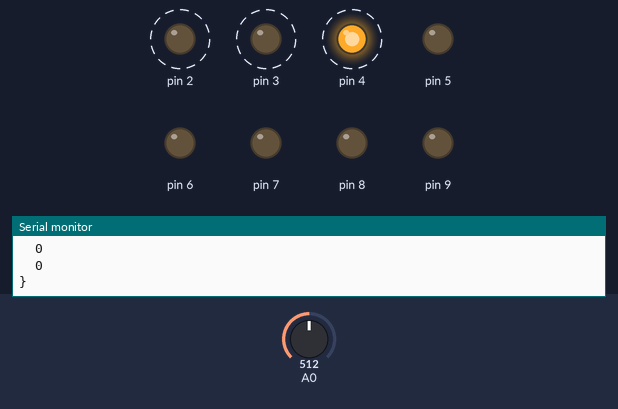
A sketch run on a simulated Arduino Uno, built with avr-gcc and run on an emulated ATmega328P. Parts: output pins drawn as LEDs (lit = HIGH), the last lines printed to the serial monitor. Dashed ring = blinking. Inputs (shaded band) come from the test bench; at power-on: A0 = 512. Pins used as bus, display or sensor lines are not drawn.

Above: at 1.2 s.
1.3 s: A0 set to 68
At 4.21 s:
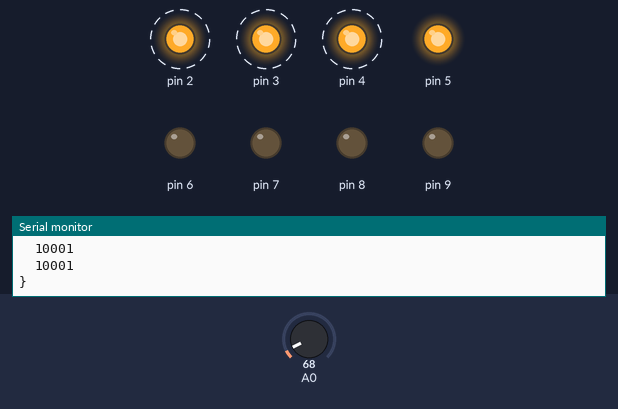
4.3 s: A0 set to 57
At 6.33 s:
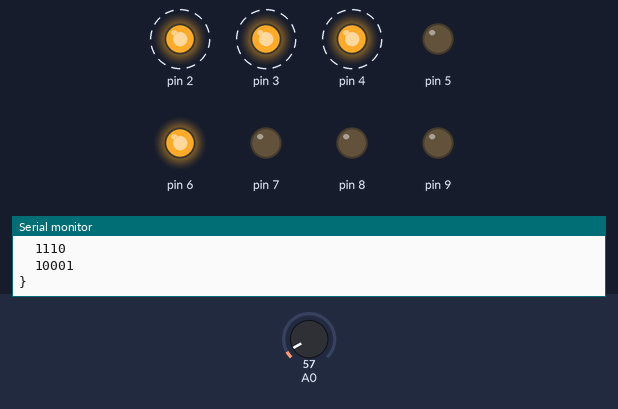
10.3 s: A0 set to 122
19.3 s: A0 set to 266
At 28.04 s:
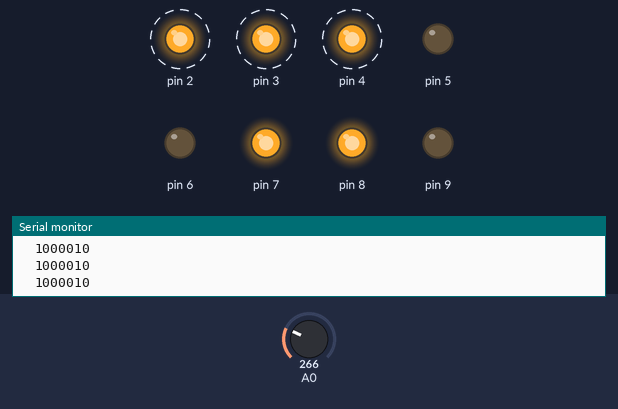
Timing chart, 0 to 28.1 s (numbered marks = the images above; inputs shaded):
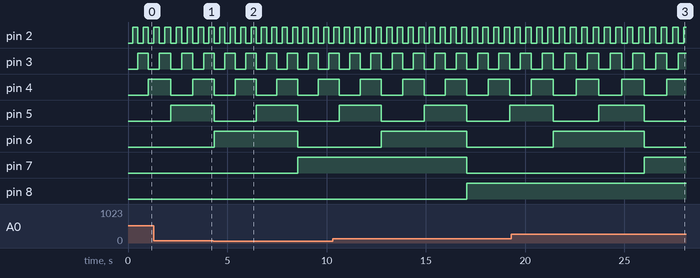

The sketch:

Arduino_Mux_R2R_Test.ino
```cpp
int s0 = 10;
int s1 = 11;
int s2 = 12;

byte grid[8] = {0, 0, 0, 0, 0, 0, 0, 0};

void setup() {
  Serial.begin(9600);

  // Use pins 2-9 as output
  // PORTD is preferable as it can be set the following ways:
  //  PORTD = B00000001;
  //  PORTD = 1;
  // However, using PORTD disables serial...
  for (int i = 2; i < 10; i++) {
    pinMode(i, OUTPUT);
  }

  pinMode(s0, OUTPUT);
  pinMode(s1, OUTPUT);
  pinMode(s2, OUTPUT);
}

void loop() {
  for (int i = 0, muxPin = 0, gridIndex = 0; i < 256; i++) {
    // Loop through each pin, LSB to MSB
    for (int j = 0; j < 8; j++) {
      int pin = j+2;

      // Read the jth bit from i
      // Old style way:
      //   i & 0x01
      //   (i>>1) & 0x01
      //   etc...
      digitalWrite(
        pin,
        bitRead(i, j)
      );
    }

    // Set which pin to input from mux
    digitalWrite(s0, bitRead(muxPin, 0));
    digitalWrite(s1, bitRead(muxPin, 1));
    digitalWrite(s1, bitRead(muxPin, 1));

    int reading = nearestMultiple(analogRead(A0), 4) >> 2;

    grid[gridIndex] = reading;

    muxPin = (muxPin + 1) % 4;
    gridIndex = (gridIndex + 1) % 8;

    delay(250);

    Serial.println("Grid {");
      for (int j = 0; j < 8; j++) {
        Serial.print("  ");
        Serial.println(grid[j], BIN);
      }
    Serial.println("}");
  }
}

// Clean the input so we only get multiples of 4
int nearestMultiple(int num, int factor) {
    return (num - (num % factor));
}
```

Measured:
- the behaviour switches between 64 and 63 on A0 (found by bisection; images 1 and 2)
- after the input at 19.3 s, pin 7: LOW → HIGH after 6.7 s instead of 6.4 s
- by itself, pin 2: alternates HIGH for 0.27 s and LOW for 0.27 s
- by itself, pin 3: alternates HIGH for 0.54 s and LOW for 0.54 s
- by itself, pin 4: alternates HIGH for 1.1 s and LOW for 1.1 s
- by itself, pin 5: alternates HIGH for 2.1 s and LOW for 2.2 s
